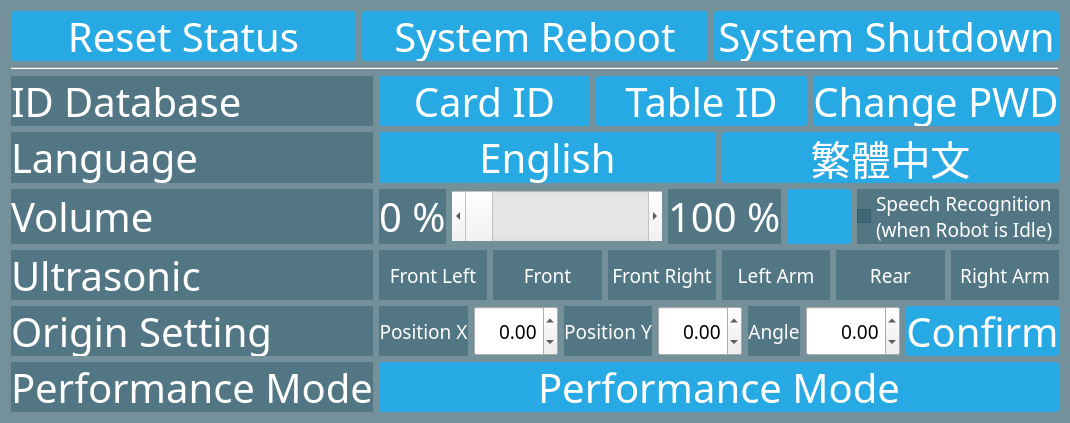
<?xml version="1.0" encoding="UTF-8"?>
<ui version="4.0">
 <class>SystemSettingDialog</class>
 <widget class="QDialog" name="SystemSettingDialog">
  <property name="geometry">
   <rect>
    <x>0</x>
    <y>0</y>
    <width>1062</width>
    <height>423</height>
   </rect>
  </property>
  <property name="font">
   <font>
    <family>微軟正黑體</family>
   </font>
  </property>
  <property name="windowTitle">
   <string>System Setting</string>
  </property>
  <property name="styleSheet">
   <string notr="true">/*

QWidget
{
	background:  rgba(32, 80, 96, 100);
	color: white;
}

QLabel, QCheckBox
{ 
	color: white; 
	border-radius: 3px;
}


QPushButton, QComboBox
{
	color: white;
	background-color: #27a9e3;
	border-width: 0px;
	border-radius: 3px;
}

QPushButton:hover, QComboBox:hover, QPushButton:checked{ background-color: #66c011; }

QTableView
{
	background:  rgba(32, 80, 96, 100);
	color: white;
}

QHeaderView::section { color:black }

*/

QDialog, QRadioButton , QLabel, QCheckBox
{ 
	background:  rgba(32, 80, 96, 100);
	color:white;
}

QPushButton
{
	color: white;
	background-color: #27a9e3;
	border-width: 0px;
	border-radius: 3px;
}

QPushButton:hover, QComboBox:hover{ background-color: #66c011; }
</string>
  </property>
  <layout class="QGridLayout" name="gridLayout_2" columnstretch="1,2">
   <item row="4" column="0">
    <widget class="QLabel" name="databaseLabel">
     <property name="minimumSize">
      <size>
       <width>0</width>
       <height>50</height>
      </size>
     </property>
     <property name="font">
      <font>
       <family>微軟正黑體</family>
       <pointsize>30</pointsize>
      </font>
     </property>
     <property name="text">
      <string>ID Database</string>
     </property>
    </widget>
   </item>
   <item row="4" column="1">
    <layout class="QHBoxLayout" name="horizontalLayout_3">
     <item>
      <widget class="QPushButton" name="cardDbBtn">
       <property name="minimumSize">
        <size>
         <width>0</width>
         <height>50</height>
        </size>
       </property>
       <property name="font">
        <font>
         <family>微軟正黑體</family>
         <pointsize>30</pointsize>
        </font>
       </property>
       <property name="text">
        <string>Card ID</string>
       </property>
      </widget>
     </item>
     <item>
      <widget class="QPushButton" name="tableDbBtn">
       <property name="minimumSize">
        <size>
         <width>0</width>
         <height>50</height>
        </size>
       </property>
       <property name="font">
        <font>
         <family>微軟正黑體</family>
         <pointsize>30</pointsize>
        </font>
       </property>
       <property name="text">
        <string>Table ID</string>
       </property>
      </widget>
     </item>
     <item>
      <widget class="QPushButton" name="changePwdBtn">
       <property name="minimumSize">
        <size>
         <width>0</width>
         <height>50</height>
        </size>
       </property>
       <property name="font">
        <font>
         <family>微軟正黑體</family>
         <pointsize>30</pointsize>
        </font>
       </property>
       <property name="text">
        <string>Change PWD</string>
       </property>
      </widget>
     </item>
    </layout>
   </item>
   <item row="5" column="0">
    <widget class="QLabel" name="languageLabel">
     <property name="minimumSize">
      <size>
       <width>0</width>
       <height>50</height>
      </size>
     </property>
     <property name="font">
      <font>
       <family>微軟正黑體</family>
       <pointsize>30</pointsize>
      </font>
     </property>
     <property name="text">
      <string>Language</string>
     </property>
    </widget>
   </item>
   <item row="5" column="1">
    <layout class="QHBoxLayout" name="horizontalLayout_4">
     <item>
      <widget class="QPushButton" name="langEnBtn">
       <property name="minimumSize">
        <size>
         <width>0</width>
         <height>50</height>
        </size>
       </property>
       <property name="font">
        <font>
         <family>微軟正黑體</family>
         <pointsize>30</pointsize>
        </font>
       </property>
       <property name="text">
        <string notr="true">English</string>
       </property>
      </widget>
     </item>
     <item>
      <widget class="QPushButton" name="langZhBtn">
       <property name="minimumSize">
        <size>
         <width>0</width>
         <height>50</height>
        </size>
       </property>
       <property name="font">
        <font>
         <family>微軟正黑體</family>
         <pointsize>30</pointsize>
        </font>
       </property>
       <property name="text">
        <string notr="true">繁體中文</string>
       </property>
      </widget>
     </item>
    </layout>
   </item>
   <item row="3" column="0" colspan="2">
    <widget class="Line" name="line">
     <property name="orientation">
      <enum>Qt::Horizontal</enum>
     </property>
    </widget>
   </item>
   <item row="1" column="0" colspan="2">
    <layout class="QHBoxLayout" name="horizontalLayout_2">
     <item>
      <widget class="QPushButton" name="resetStatusBtn">
       <property name="sizePolicy">
        <sizepolicy hsizetype="Preferred" vsizetype="Fixed">
         <horstretch>0</horstretch>
         <verstretch>0</verstretch>
        </sizepolicy>
       </property>
       <property name="minimumSize">
        <size>
         <width>0</width>
         <height>50</height>
        </size>
       </property>
       <property name="font">
        <font>
         <family>微軟正黑體</family>
         <pointsize>30</pointsize>
        </font>
       </property>
       <property name="text">
        <string>Reset Status</string>
       </property>
      </widget>
     </item>
     <item>
      <widget class="QPushButton" name="rebootBtn">
       <property name="sizePolicy">
        <sizepolicy hsizetype="Preferred" vsizetype="Fixed">
         <horstretch>0</horstretch>
         <verstretch>0</verstretch>
        </sizepolicy>
       </property>
       <property name="minimumSize">
        <size>
         <width>0</width>
         <height>50</height>
        </size>
       </property>
       <property name="font">
        <font>
         <family>微軟正黑體</family>
         <pointsize>30</pointsize>
        </font>
       </property>
       <property name="text">
        <string>System Reboot</string>
       </property>
      </widget>
     </item>
     <item>
      <widget class="QPushButton" name="shutdownBtn">
       <property name="sizePolicy">
        <sizepolicy hsizetype="Preferred" vsizetype="Fixed">
         <horstretch>0</horstretch>
         <verstretch>0</verstretch>
        </sizepolicy>
       </property>
       <property name="minimumSize">
        <size>
         <width>0</width>
         <height>50</height>
        </size>
       </property>
       <property name="font">
        <font>
         <family>微軟正黑體</family>
         <pointsize>30</pointsize>
        </font>
       </property>
       <property name="text">
        <string>System Shutdown</string>
       </property>
      </widget>
     </item>
    </layout>
   </item>
   <item row="9" column="0">
    <widget class="QLabel" name="labelPerformanceMode">
     <property name="minimumSize">
      <size>
       <width>0</width>
       <height>50</height>
      </size>
     </property>
     <property name="font">
      <font>
       <family>微軟正黑體</family>
       <pointsize>30</pointsize>
      </font>
     </property>
     <property name="text">
      <string>Performance Mode</string>
     </property>
    </widget>
   </item>
   <item row="6" column="0">
    <widget class="QLabel" name="volumeLabel">
     <property name="minimumSize">
      <size>
       <width>0</width>
       <height>50</height>
      </size>
     </property>
     <property name="font">
      <font>
       <family>微軟正黑體</family>
       <pointsize>30</pointsize>
      </font>
     </property>
     <property name="text">
      <string>Volume</string>
     </property>
    </widget>
   </item>
   <item row="6" column="1">
    <layout class="QHBoxLayout" name="horizontalLayout" stretch="0,1,0,0,0">
     <item>
      <widget class="QLabel" name="lowLabel">
       <property name="font">
        <font>
         <family>微軟正黑體</family>
         <pointsize>30</pointsize>
        </font>
       </property>
       <property name="text">
        <string notr="true">0 %</string>
       </property>
      </widget>
     </item>
     <item>
      <widget class="QScrollBar" name="volumeScrollBar">
       <property name="minimumSize">
        <size>
         <width>0</width>
         <height>50</height>
        </size>
       </property>
       <property name="maximum">
        <number>100</number>
       </property>
       <property name="pageStep">
        <number>10</number>
       </property>
       <property name="orientation">
        <enum>Qt::Horizontal</enum>
       </property>
      </widget>
     </item>
     <item>
      <widget class="QLabel" name="highLabel">
       <property name="font">
        <font>
         <family>微軟正黑體</family>
         <pointsize>30</pointsize>
        </font>
       </property>
       <property name="text">
        <string notr="true">100 %</string>
       </property>
      </widget>
     </item>
     <item>
      <widget class="QPushButton" name="testSoundBtn">
       <property name="sizePolicy">
        <sizepolicy hsizetype="Preferred" vsizetype="Preferred">
         <horstretch>0</horstretch>
         <verstretch>0</verstretch>
        </sizepolicy>
       </property>
       <property name="minimumSize">
        <size>
         <width>0</width>
         <height>50</height>
        </size>
       </property>
       <property name="font">
        <font>
         <family>微軟正黑體</family>
         <pointsize>20</pointsize>
        </font>
       </property>
       <property name="text">
        <string/>
       </property>
       <property name="icon">
        <iconset>
         <normaloff>Img/volume.ico</normaloff>Img/volume.ico</iconset>
       </property>
       <property name="iconSize">
        <size>
         <width>64</width>
         <height>64</height>
        </size>
       </property>
      </widget>
     </item>
     <item>
      <widget class="QCheckBox" name="speechRecogCheckBox">
       <property name="minimumSize">
        <size>
         <width>0</width>
         <height>50</height>
        </size>
       </property>
       <property name="font">
        <font>
         <family>微軟正黑體</family>
         <pointsize>14</pointsize>
        </font>
       </property>
       <property name="text">
        <string>Speech Recognition
(when Robot is Idle)</string>
       </property>
      </widget>
     </item>
    </layout>
   </item>
   <item row="9" column="1">
    <widget class="QPushButton" name="performanceModeBtn">
     <property name="sizePolicy">
      <sizepolicy hsizetype="Preferred" vsizetype="Fixed">
       <horstretch>0</horstretch>
       <verstretch>0</verstretch>
      </sizepolicy>
     </property>
     <property name="minimumSize">
      <size>
       <width>0</width>
       <height>50</height>
      </size>
     </property>
     <property name="font">
      <font>
       <family>微軟正黑體</family>
       <pointsize>30</pointsize>
      </font>
     </property>
     <property name="text">
      <string>Performance Mode</string>
     </property>
    </widget>
   </item>
   <item row="7" column="0">
    <widget class="QLabel" name="label">
     <property name="minimumSize">
      <size>
       <width>0</width>
       <height>50</height>
      </size>
     </property>
     <property name="font">
      <font>
       <family>微軟正黑體</family>
       <pointsize>30</pointsize>
      </font>
     </property>
     <property name="text">
      <string>Ultrasonic</string>
     </property>
    </widget>
   </item>
   <item row="7" column="1">
    <layout class="QGridLayout" name="lightGridLayout">
     <item row="0" column="0">
      <widget class="QLabel" name="label_2">
       <property name="font">
        <font>
         <family>微軟正黑體</family>
         <pointsize>14</pointsize>
        </font>
       </property>
       <property name="text">
        <string>Front Left</string>
       </property>
       <property name="alignment">
        <set>Qt::AlignCenter</set>
       </property>
      </widget>
     </item>
     <item row="0" column="2">
      <widget class="QLabel" name="label_4">
       <property name="font">
        <font>
         <family>微軟正黑體</family>
         <pointsize>14</pointsize>
        </font>
       </property>
       <property name="text">
        <string>Front Right</string>
       </property>
       <property name="alignment">
        <set>Qt::AlignCenter</set>
       </property>
      </widget>
     </item>
     <item row="0" column="4">
      <widget class="QLabel" name="label_6">
       <property name="font">
        <font>
         <family>微軟正黑體</family>
         <pointsize>14</pointsize>
        </font>
       </property>
       <property name="text">
        <string>Rear</string>
       </property>
       <property name="alignment">
        <set>Qt::AlignCenter</set>
       </property>
      </widget>
     </item>
     <item row="0" column="1">
      <widget class="QLabel" name="label_3">
       <property name="font">
        <font>
         <family>微軟正黑體</family>
         <pointsize>14</pointsize>
        </font>
       </property>
       <property name="text">
        <string>Front</string>
       </property>
       <property name="alignment">
        <set>Qt::AlignCenter</set>
       </property>
      </widget>
     </item>
     <item row="0" column="3">
      <widget class="QLabel" name="label_5">
       <property name="font">
        <font>
         <family>微軟正黑體</family>
         <pointsize>14</pointsize>
        </font>
       </property>
       <property name="text">
        <string>Left Arm</string>
       </property>
       <property name="alignment">
        <set>Qt::AlignCenter</set>
       </property>
      </widget>
     </item>
     <item row="0" column="5">
      <widget class="QLabel" name="label_7">
       <property name="font">
        <font>
         <family>微軟正黑體</family>
         <pointsize>14</pointsize>
        </font>
       </property>
       <property name="text">
        <string>Right Arm</string>
       </property>
       <property name="alignment">
        <set>Qt::AlignCenter</set>
       </property>
      </widget>
     </item>
    </layout>
   </item>
   <item row="8" column="0">
    <widget class="QLabel" name="label_8">
     <property name="minimumSize">
      <size>
       <width>0</width>
       <height>50</height>
      </size>
     </property>
     <property name="font">
      <font>
       <family>微軟正黑體</family>
       <pointsize>30</pointsize>
      </font>
     </property>
     <property name="text">
      <string>Origin Setting</string>
     </property>
    </widget>
   </item>
   <item row="8" column="1">
    <layout class="QHBoxLayout" name="originHorizontalLayout" stretch="0,0,0,0,0,0,0">
     <item>
      <widget class="QLabel" name="label_11">
       <property name="minimumSize">
        <size>
         <width>0</width>
         <height>50</height>
        </size>
       </property>
       <property name="font">
        <font>
         <family>微軟正黑體</family>
         <pointsize>14</pointsize>
        </font>
       </property>
       <property name="text">
        <string>Position X</string>
       </property>
       <property name="alignment">
        <set>Qt::AlignCenter</set>
       </property>
      </widget>
     </item>
     <item>
      <widget class="QDoubleSpinBox" name="originDsb_x">
       <property name="minimumSize">
        <size>
         <width>0</width>
         <height>50</height>
        </size>
       </property>
       <property name="font">
        <font>
         <family>微軟正黑體</family>
         <pointsize>14</pointsize>
        </font>
       </property>
       <property name="styleSheet">
        <string notr="true"/>
       </property>
       <property name="alignment">
        <set>Qt::AlignRight|Qt::AlignTrailing|Qt::AlignVCenter</set>
       </property>
       <property name="minimum">
        <double>-50.000000000000000</double>
       </property>
       <property name="maximum">
        <double>50.000000000000000</double>
       </property>
       <property name="singleStep">
        <double>0.100000000000000</double>
       </property>
      </widget>
     </item>
     <item>
      <widget class="QLabel" name="label_10">
       <property name="minimumSize">
        <size>
         <width>0</width>
         <height>50</height>
        </size>
       </property>
       <property name="font">
        <font>
         <family>微軟正黑體</family>
         <pointsize>14</pointsize>
        </font>
       </property>
       <property name="text">
        <string>Position Y</string>
       </property>
       <property name="alignment">
        <set>Qt::AlignCenter</set>
       </property>
      </widget>
     </item>
     <item>
      <widget class="QDoubleSpinBox" name="originDsb_y">
       <property name="minimumSize">
        <size>
         <width>0</width>
         <height>50</height>
        </size>
       </property>
       <property name="font">
        <font>
         <family>微軟正黑體</family>
         <pointsize>14</pointsize>
        </font>
       </property>
       <property name="alignment">
        <set>Qt::AlignRight|Qt::AlignTrailing|Qt::AlignVCenter</set>
       </property>
       <property name="minimum">
        <double>-50.000000000000000</double>
       </property>
       <property name="maximum">
        <double>50.000000000000000</double>
       </property>
       <property name="singleStep">
        <double>0.100000000000000</double>
       </property>
      </widget>
     </item>
     <item>
      <widget class="QLabel" name="label_9">
       <property name="minimumSize">
        <size>
         <width>0</width>
         <height>50</height>
        </size>
       </property>
       <property name="font">
        <font>
         <family>微軟正黑體</family>
         <pointsize>14</pointsize>
        </font>
       </property>
       <property name="text">
        <string>Angle</string>
       </property>
       <property name="alignment">
        <set>Qt::AlignCenter</set>
       </property>
      </widget>
     </item>
     <item>
      <widget class="QDoubleSpinBox" name="originDsb_angle">
       <property name="minimumSize">
        <size>
         <width>0</width>
         <height>50</height>
        </size>
       </property>
       <property name="font">
        <font>
         <family>微軟正黑體</family>
         <pointsize>14</pointsize>
        </font>
       </property>
       <property name="alignment">
        <set>Qt::AlignRight|Qt::AlignTrailing|Qt::AlignVCenter</set>
       </property>
       <property name="minimum">
        <double>-180.000000000000000</double>
       </property>
       <property name="maximum">
        <double>180.000000000000000</double>
       </property>
       <property name="singleStep">
        <double>0.100000000000000</double>
       </property>
      </widget>
     </item>
     <item>
      <widget class="QPushButton" name="originConfirmBtn">
       <property name="minimumSize">
        <size>
         <width>0</width>
         <height>50</height>
        </size>
       </property>
       <property name="font">
        <font>
         <family>微軟正黑體</family>
         <pointsize>30</pointsize>
        </font>
       </property>
       <property name="text">
        <string>Confirm</string>
       </property>
      </widget>
     </item>
    </layout>
   </item>
  </layout>
 </widget>
 <resources/>
 <connections/>
</ui>
